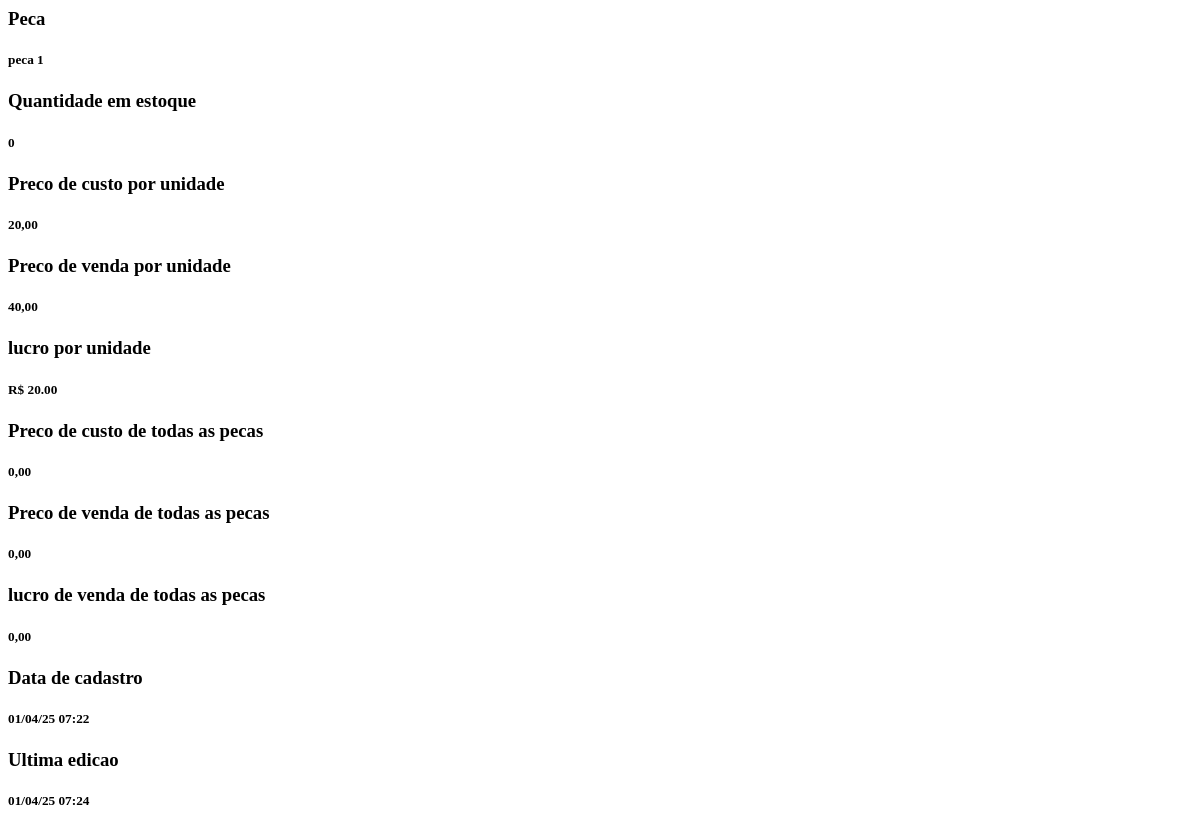
/detalhepeca/1/ (signed in), run on an earlier commit of the app's database.
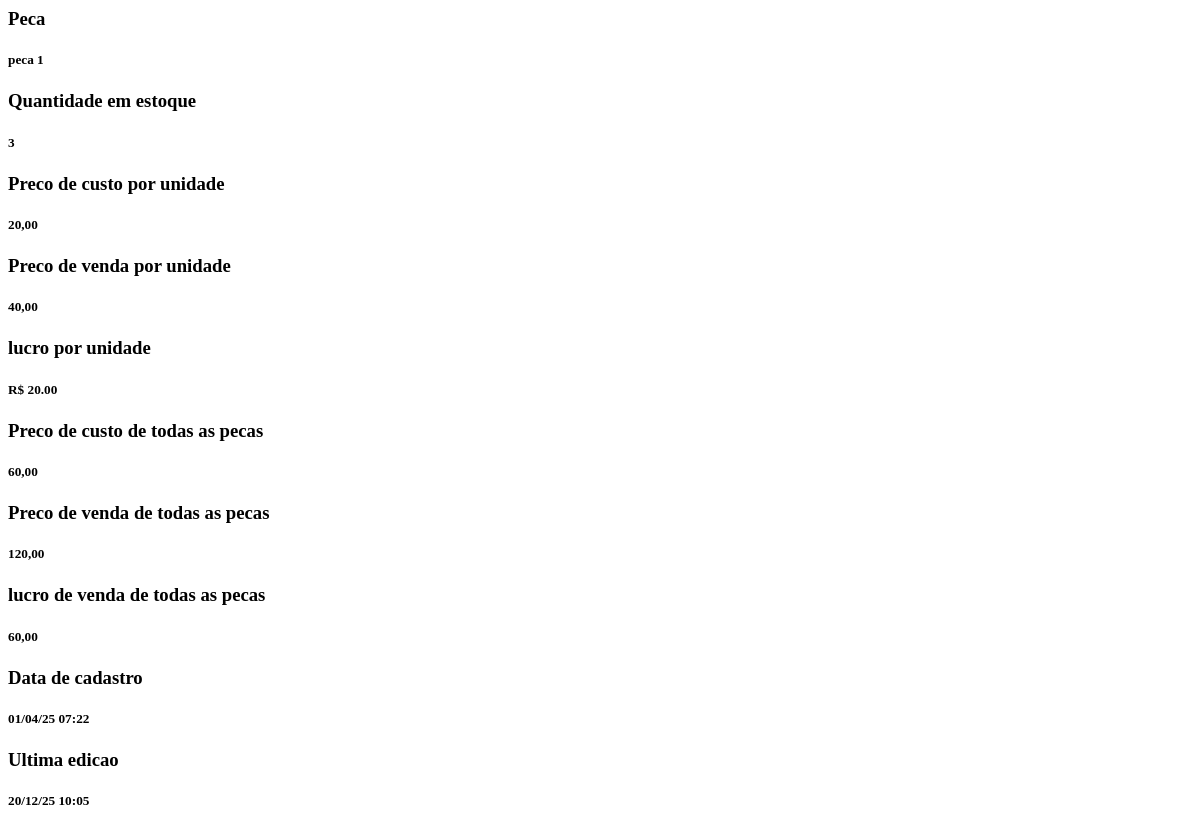
And on a later commit of the database.
### peca/models.py (models this page shows, shortened)
class Pecas(models.Model):
    TELAS = 'FN'
    CONECTORES = 'CB'
    BOTOES = 'CL'
    CARCACAS = 'IP'
    BATERIAS = 'CR'
    PLACAS = 'FT'
    SUBPLACAS = 'DV'
    CAMERAS = 'CM'
    FLEX = 'FL'
    AUTOFALANTES = 'AT'
    LENTES = 'LT'
    TAMPAS = 'TP'
    OUTROS = 'OT'
    CATEGORIAS_PECA = [
        (TELAS, 'Telas'),
        (CONECTORES, 'Conectores'),
        (BOTOES, 'Botoes'),
        (CARCACAS, 'Carcaças'),
        (BATERIAS, 'Baterias'),
        (PLACAS, 'Placas'),
        (SUBPLACAS, 'Sub-placas'),
        (CAMERAS, 'Cameras'),
        (FLEX, 'Flex'),
        (AUTOFALANTES, 'Auto-falantes'),
        (LENTES, 'Lentes'),
        (TAMPAS, 'Tampas'),
        (OUTROS, 'Outros')
    ]
    PIX = 'Cartāo de credito'
    CARTAO_CREDITO = 'Cartāo de credito'
    CARTAO_DEBITO = 'Cartāo de debito'
    DINHEIRO = 'Dinheiro'
    FIADO = 'Fiado a pagar'
    FORMA_PAGAMENTO = [
        (PIX, 'Pix'),
        (CARTAO_CREDITO, 'Cartāo de credito'),
        (CARTAO_DEBITO, 'Cartāo de debito'),
        (DINHEIRO, 'Dinheiro'),
        (FIADO, 'Fiado a pagar')
    ]
    usuario = models.ForeignKey(User, on_delete=models.PROTECT)
    data_criacao = models.DateTimeField(auto_now_add=True)
    data_edicao = models.DateTimeField(auto_now=True)
    nome_peca = models.CharField(max_length=99)
    preco_peca = models.DecimalField(max_digits=9, decimal_places=2)
    categoria_peca = models.CharField(max_length=2, choices=CATEGORIAS_PECA, null=True, blank=True)
    quantidade = models.IntegerField()
    codigo_de_barras = models.IntegerField(null=True, blank=True)
    preco_de_custo = models.DecimalField(max_digits=9, decimal_places=2)
    margem_de_lucro = models.DecimalField(max_digits=5, decimal_places=2, null=True, blank=True)
    forma_pagamento = models.CharField(choices=FORMA_PAGAMENTO, max_length=21, default=PIX)
    data_vencimento = models.DateField(null=True, blank=True)
    qtd_parcela = models.IntegerField(null=True, blank=True)
    valor_entrada = models.DecimalField(max_digits=9, decimal_places=2, null=True, blank=True)
    fornecedor = models.ForeignKey(Fornecedores, on_delete=models.CASCADE, null=True, blank=True)
    observacao = models.TextField(null=True, blank=True)
    def lucro(self):
         return f'R$ {self.preco_peca - self.preco_de_custo}'
    def lucrototal(self):
        return (self.preco_peca - self.preco_de_custo) * self.quantidade
    def precototal(self):
        return self.preco_de_custo * self.quantidade
    def vendatotal(self):
        return self.preco_peca * self.quantidade

### peca/views.py (the view)
# urls.py: path('detalhepeca/<int:pk>/', login_required(DetalhePeca.as_view()), name='detalhe-peca'),
class DetalhePeca(DetailView):
    model = Pecas
    template_name = 'peca/offcanvas/detalhe-peca.html'
    def get_queryset(self):
        return Pecas.objects.filter(usuario=self.request.user)

### peca/templates/peca/offcanvas/detalhe-peca.html
<h3>Peca</h3>
<h5>{{ object.nome_peca }}</h5>
<h3>Quantidade em estoque</h3>
<h5>{{ object.quantidade}}</h5>
<h3>Preco de custo por unidade</h3>
<h5>{{ object.preco_de_custo }}</h5>
<h3>Preco de venda por unidade</h3>
<h5>{{ object.preco_peca }}</h5>
<h3>lucro por unidade</h3>
<h5>{{ object.lucro }}</h5>
<h3>Preco de custo de todas as pecas</h3>
<h5>{{ object.precototal }}</h5>
<h3>Preco de venda de todas as pecas</h3>
<h5>{{ object.vendatotal }}</h5>
<h3>lucro de venda de todas as pecas</h3>
<h5>{{ object.lucrototal }}</h5>
<h3>Data de cadastro</h3>
<h5>{{ object.data_criacao|date:'d/m/y h:i' }}</h5>
<h3>Ultima edicao</h3>
<h5>{{ object.data_edicao|date:'d/m/y h:i' }}</h5>

What changed in the data, as far as the page shows it:
changed Pecas "peca 1": quantidade "0" → "3"; precototal "0,00" → "60,00"; vendatotal "0,00" → "120,00"; lucrototal "0,00" → "60,00"; data_edicao "01/04/25 07:24" → "20/12/25 10:05"
